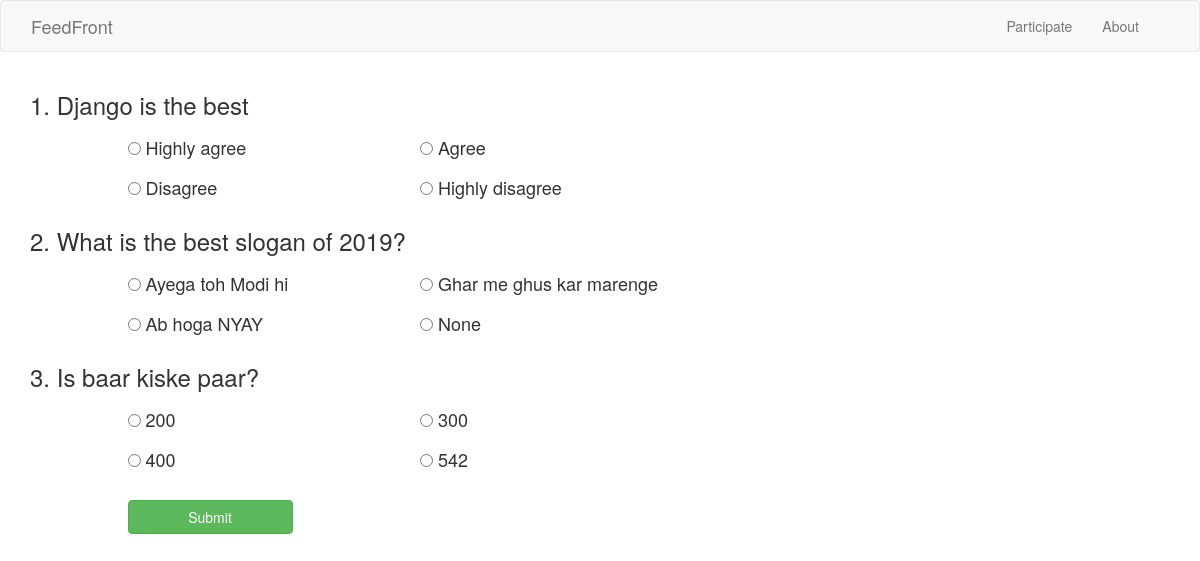
/feedback/, run on an earlier commit of the app's database.
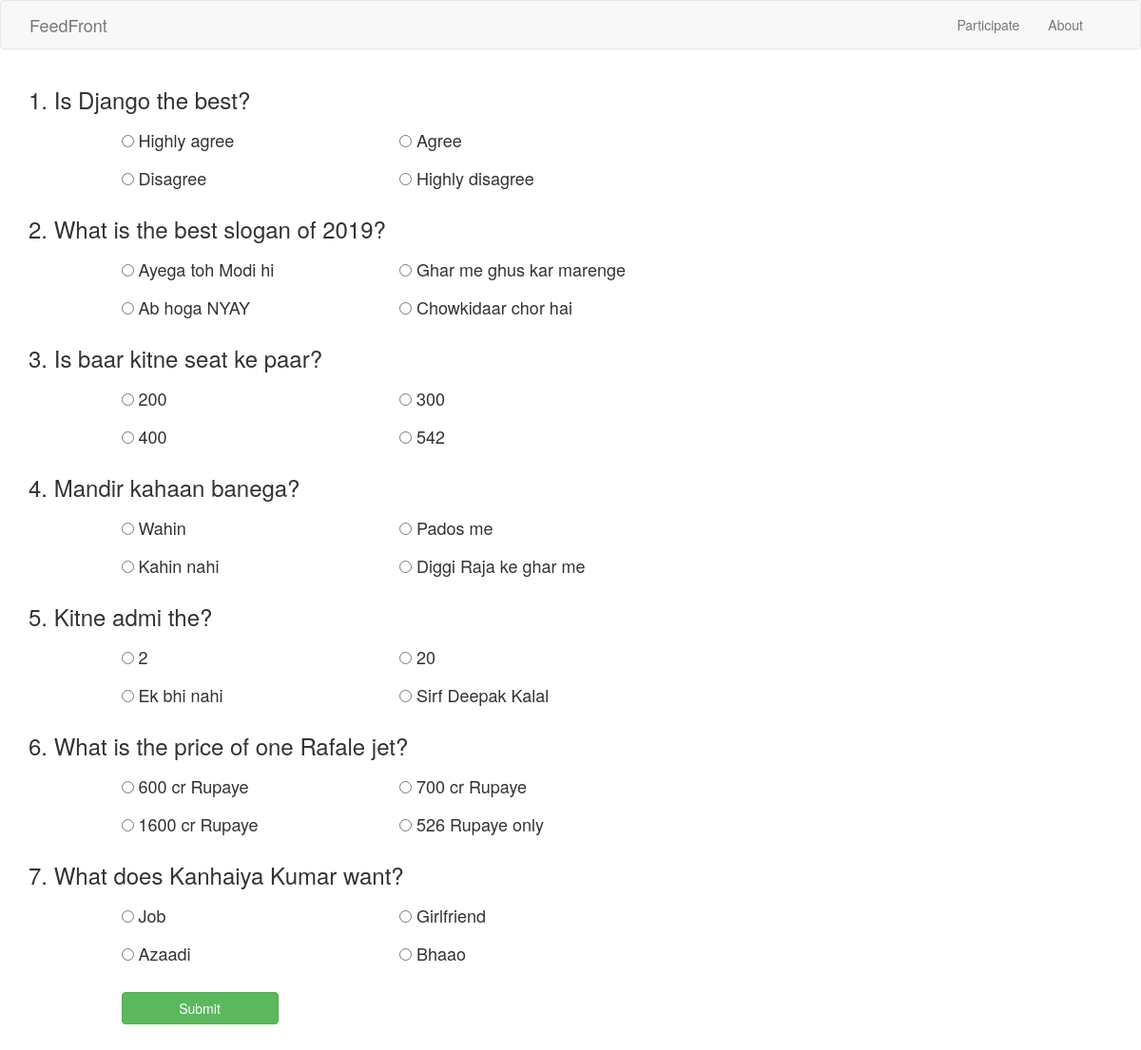
And on a later commit of the database.
### core/models.py (models this page shows)
class Question(models.Model):
    question = models.CharField(max_length=250)
    optiona = models.CharField(max_length=100)
    optionb = models.CharField(max_length=100)
    optionc = models.CharField(max_length=100)
    optiond = models.CharField(max_length=100)
    def __str__(self):
        return self.question

### core/views.py (the view, shortened to what this page needs)
# urls.py: path('feedback/', views.FeedbackView.as_view(), name='feedback'),
class FeedbackView(TemplateView):
    def get(self, request):
        ques = Question.objects.all()
        print("#####")
        print("Raw printing all the questions from the database as a Queryset... (it's basically a list")
        print("#####")
        print(ques)
        print("Printing all the questions with options on the console")
        print("##########")
        for que in ques:
            print(que.id)
            print(que.question)
            print(que.optiona)
            print(que.optionb)
            print(que.optionc)
            print(que.optiond)
            print("##########")
        return render(request, template_name='core/feedback.html', context={'ques': ques})

### core/templates/core/feedback.html (shortened to what this page needs)
{% extends "base.html" %}
{% block content%}
<form method="post">
  {% for que in ques %}
  <div class="row">
    <div class="col-md-10">
      <h3>{{ forloop.counter }}. {{ que.question }}</h3>
    </div>
  </div>
  <div class="row">
    <div class="col-md-1"></div>
    <div class="col-md-3">
      <h4>
      <input type="radio" name="{{ que.id }}" value="{{ que.optiona }}">
      {{ que.optiona }}
      </h4>
    </div>
    <div class="col-md-3">
      <h4>
      <input type="radio" name="{{ que.id }}" value="{{ que.optionb }}">
      {{ que.optionb }}
      </h4>
    </div>
  </div>
  <div class="row">
    <div class="col-md-1"></div>
    <div class="col-md-3">
      <h4>
      <input type="radio" name="{{ que.id }}" value="{{ que.optionc }}">
      {{ que.optionc }}
      </h4>
    </div>
    <div class="col-md-3">
      <h4>
      <input class="form_control" type="radio" name="{{ que.id }}" value="{{ que.optiond }}">
      {{ que.optiond }}
      </h4>
    </div>
  </div>
  {% endfor %}
  <br>
  <div class="row">
    <div class="col-md-1">
    </div>
    <div class="col-xs-2">
      <button type="submit" class="btn btn-block btn-success btn-md">Submit</button>
    </div>
  </div>
</form>
{% endblock %}

### template/base.html (shortened to what this page needs)
<!DOCTYPE html>
<html>
  <head>
    {% load static %}
    <link rel="stylesheet" href="{% static 'Bootstrap/css/bootstrap.min.css' %}">
    <link rel="stylesheet" href="{% static 'mystyle.css' %}">
  </head>
  <body>
    <nav class="navbar navbar-default">
        <div class="container-fluid">
            <div class="navbar-header">
                <a class="navbar-brand" href="{% url 'home' %}"  style="padding-left: 30px;">FeedFront</a>
             </div>
            <div class="collapse navbar-collapse" id="bs-example-navbar-collapse-1">
                <ul class="nav navbar-nav navbar-right" style="padding-right: 30px;">
                    <li><a href="/register">Participate</a></li>
                    <li><a href="/about">About</a></li>
                </ul>
            </div>
        </div>
    </nav>
    <div id="content" class = "container">
      {% block content %}
      {% endblock %}
    </div>
  </body>
</html>

### static/mystyle.css (style rules this page uses)
html { position: relative; min-height: 100%; }
body { margin-bottom: 50px; }
a { color: #000000; }

What changed in the data, as far as the page shows it:
changed Question "Highly agree": question "Django is the best" → "Is Django the best?"
changed Question "Ayega toh Modi hi": optiond "None" → "Chowkidaar chor hai"
changed Question: question "Is baar kiske paar?" → "Is baar kitne seat ke paar?"
added Question: question "Mandir kahaan banega?", optiona "Wahin", optionb "Pados me", optionc "Kahin nahi", optiond "Diggi Raja ke ghar me"
added Question: question "Kitne admi the?", optiona "2", optionb "20", optionc "Ek bhi nahi", optiond "Sirf Deepak Kalal"
added Question: question "What is the price of one Rafale jet?", optiona "600 cr Rupaye", optionb "700 cr Rupaye", optionc "1600 cr Rupaye", optiond "526 Rupaye only"
added Question: question "What does Kanhaiya Kumar want?", optiona "Job", optionb "Girlfriend", optionc "Azaadi", optiond "Bhaao"
